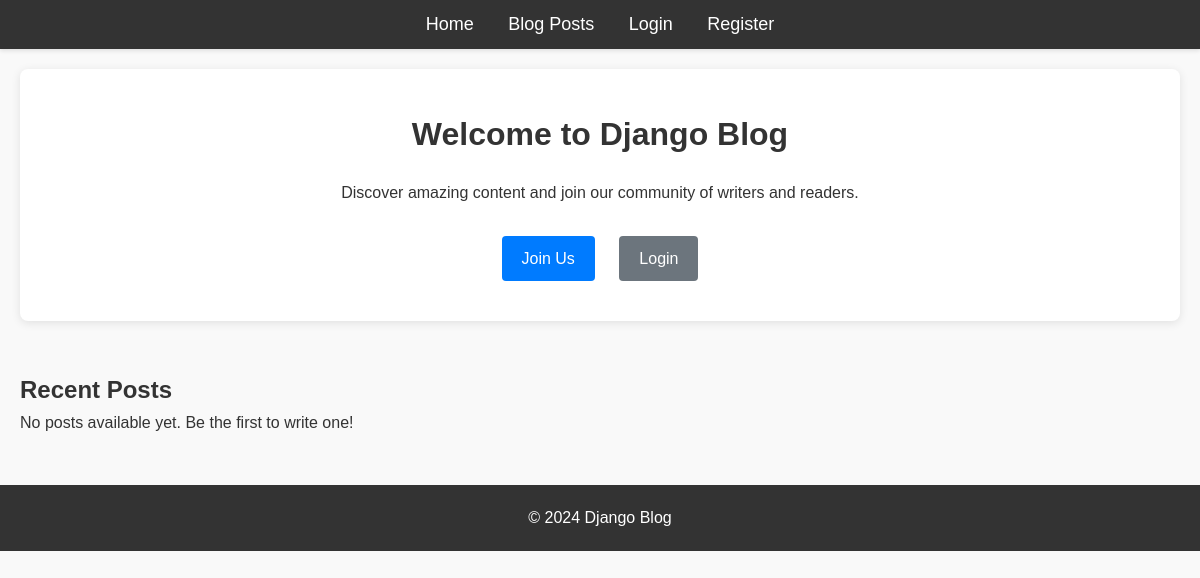
Before: / with the older database file.
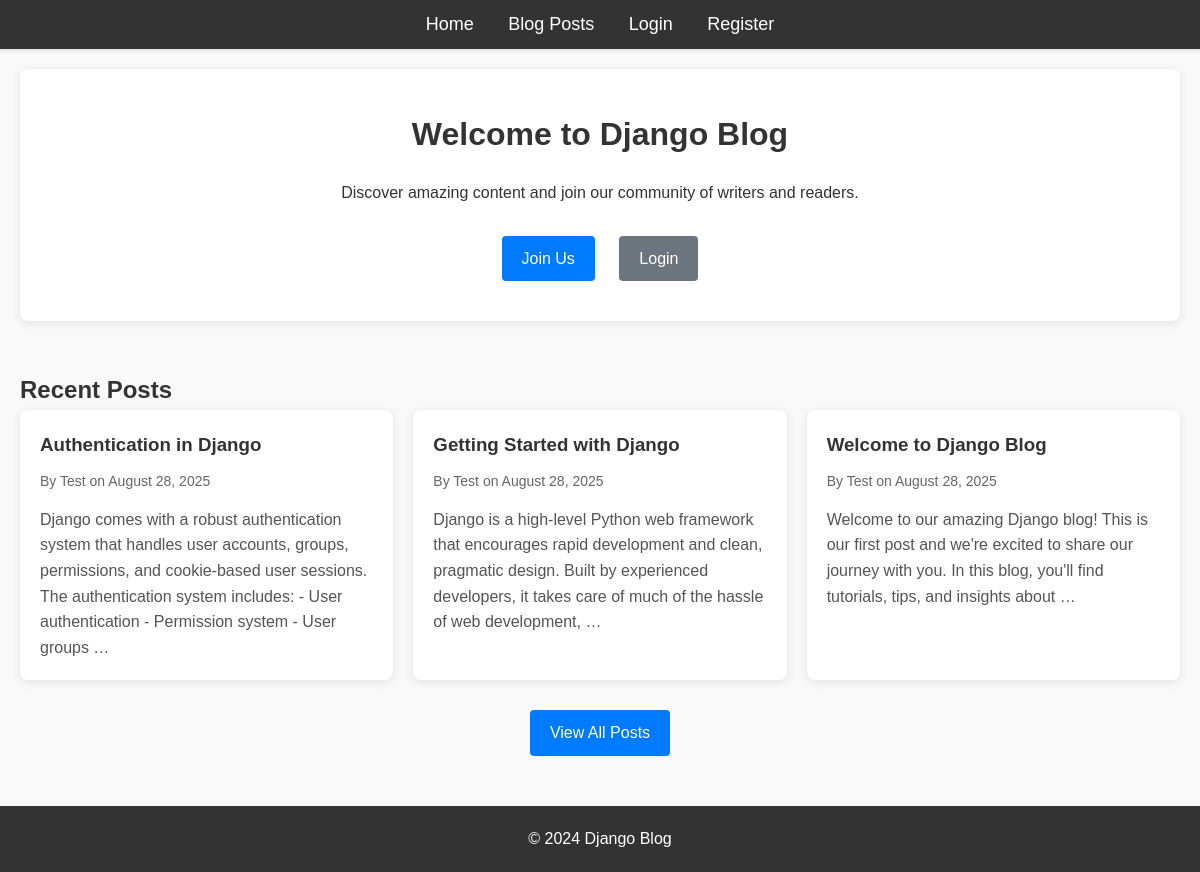
After: the same page with the newer database file.
### blog/models.py (models this page shows, shortened)
class Post(models.Model):
    title = models.CharField(max_length=200)
    content = models.TextField()
    published_date = models.DateTimeField(auto_now_add=True)
    author = models.ForeignKey(User, on_delete=models.CASCADE)
    class Meta:
        ordering = ['-published_date']

### blog/views.py (the view)
# urls.py: path('', views.home, name='home'),
def home(request):
    recent_posts = Post.objects.all()[:5]  # Get 5 most recent posts
    return render(request, 'blog/home.html', {'posts': recent_posts})

### blog/templates/blog/home.html (shortened to what this page needs)
{% extends 'blog/base.html' %}
{% load static %}
{% block content %}
<div class="home-container">
    <div class="welcome-section">
        {% if user.is_authenticated %}
            <h1>Welcome back, {{ user.first_name|default:user.username }}!</h1>
            <p>Ready to explore the latest blog posts?</p>
        {% else %}
            <h1>Welcome to Django Blog</h1>
            <p>Discover amazing content and join our community of writers and readers.</p>
            <div class="cta-buttons">
                <a href="{% url 'register' %}" class="btn btn-primary">Join Us</a>
                <a href="{% url 'login' %}" class="btn btn-secondary">Login</a>
            </div>
        {% endif %}
    </div>
    <div class="recent-posts">
        <h2>Recent Posts</h2>
        {% if posts %}
            <div class="posts-grid">
                {% for post in posts %}
                    <div class="post-card">
                        <h3>{{ post.title }}</h3>
                        <p class="post-meta">
                            By {{ post.author.first_name|default:post.author.username }}
                            on {{ post.published_date|date:"F d, Y" }}
                        </p>
                        <p class="post-excerpt">{{ post.content|truncatewords:30 }}</p>
                    </div>
                {% endfor %}
            </div>
            <div class="view-all">
                <a href="{% url 'posts' %}" class="btn btn-primary">View All Posts</a>
            </div>
        {% else %}
            <p>No posts available yet. Be the first to write one!</p>
        {% endif %}
    </div>
</div>
{% endblock %}

### blog/templates/blog/base.html (shortened to what this page needs)
{% load static %}
<!DOCTYPE html>
<html lang="en">
<head>
    <link rel="stylesheet" href="{% static 'css/styles.css' %}">
</head>
<body>
    <header>
        <nav>
            <ul>
                <li><a href="{% url 'home' %}">Home</a></li>
                <li><a href="{% url 'posts' %}">Blog Posts</a></li>
                {% if user.is_authenticated %}
                    <li><a href="{% url 'profile' %}">Profile</a></li>
                    <li><a href="{% url 'logout' %}">Logout ({{ user.username }})</a></li>
                {% else %}
                    <li><a href="{% url 'login' %}">Login</a></li>
                    <li><a href="{% url 'register' %}">Register</a></li>
                {% endif %}
            </ul>
        </nav>
    </header>
    <div class="content">
        {% block content %}{% endblock %}
    </div>
    <footer>
        <p>&copy; 2024 Django Blog</p>
    </footer>
</body>
</html>

### blog/static/css/styles.css (style rules this page uses)
* { margin: 0; padding: 0; box-sizing: border-box; }
body { font-family: Arial, sans-serif; background-color: #f9f9f9; color: #333; line-height: 1.6; }
header { background-color: #333; padding: 10px; text-align: center; box-shadow: 0 2px 4px rgba(0,0,0,0.1); }
header nav ul { list-style-type: none; }
header nav ul li { display: inline; margin: 0 15px; }
header nav ul li a { color: white; text-decoration: none; font-size: 18px; transition: color 0.3s ease; }
.content { margin: 20px auto; max-width: 1200px; padding: 0 20px; }
.btn { padding: 10px 20px; background-color: #007bff; color: white; border: none; border-radius: 4px; cursor: pointer; font-size: 16px; text-decoration: none; display: inline-block; transition: background-color 0.3s ease; }
.btn-primary { background-color: #007bff; }
.btn-secondary { background-color: #6c757d; }
.welcome-section { text-align: center; margin-bottom: 50px; padding: 40px 20px; background: white; border-radius: 8px; box-shadow: 0 2px 10px rgba(0,0,0,0.1); }
.welcome-section h1 { margin-bottom: 20px; color: #333; }
.cta-buttons { margin-top: 30px; }
.cta-buttons .btn { margin: 0 10px; }
.posts-grid { display: grid; grid-template-columns: repeat(auto-fit, minmax(300px, 1fr)); gap: 20px; margin-bottom: 30px; }
.post-card { background: white; padding: 20px; border-radius: 8px; box-shadow: 0 2px 10px rgba(0,0,0,0.1); }
.post-card h3 { margin-bottom: 10px; color: #333; }
.post-meta { color: #666; font-size: 14px; margin-bottom: 15px; }
.post-excerpt { color: #555; line-height: 1.6; }
.view-all { text-align: center; margin-top: 30px; }
footer { text-align: center; margin-top: 50px; padding: 20px; background-color: #333; color: white; }

Changed rows visible on the page:
added Post: title "Authentication in Django", author.first_name "Test", published_date "August 28, 2025", content "Django comes with a robust authentication system that handles user accounts, groups, permissions, and cookie-based user sessions. The authentication system includes: - User authentication - Permission system - User groups …"
added Post: title "Getting Started with Django", author.first_name "Test", published_date "August 28, 2025", content "Django is a high-level Python web framework that encourages rapid development and clean, pragmatic design. Built by experienced developers, it takes care of much of the hassle of web development, …"
added Post: title "Welcome to Django Blog", author.first_name "Test", published_date "August 28, 2025", content "Welcome to our amazing Django blog! This is our first post and we're excited to share our journey with you. In this blog, you'll find tutorials, tips, and insights about …"
Other visible differences:
text no longer shown: "No posts available yet. Be the first to write one!"
text now shown: "View All Posts"
